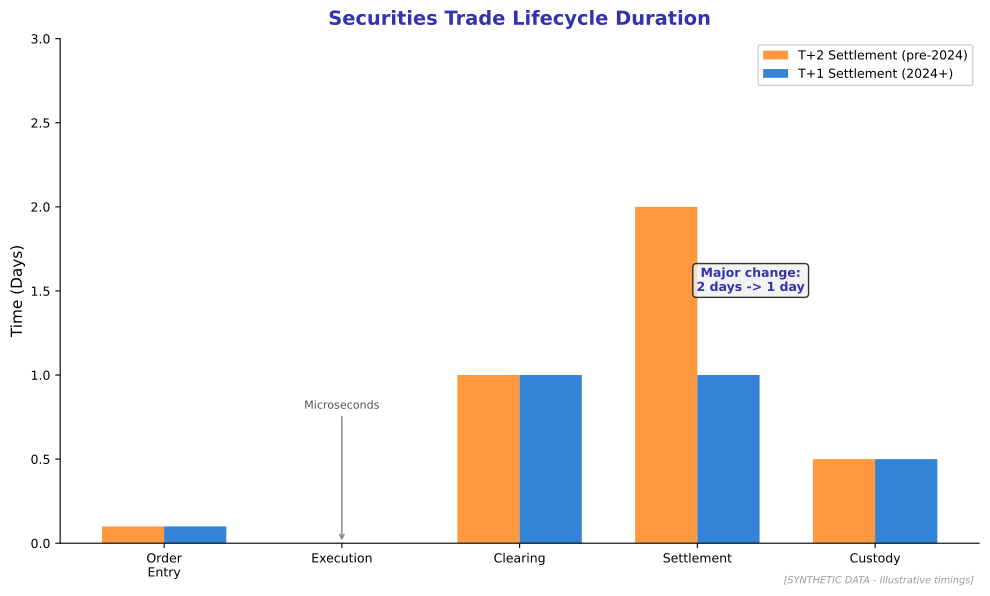

Source code (Python):
"""
Capital Markets Trade Lifecycle
Shows the stages of a securities trade

Output: capital_markets_workflow.pdf
Module: module_04_traditional
Lesson: 44 - Capital Markets Tech
"""

from pathlib import Path
import matplotlib.pyplot as plt
import numpy as np

plt.rcParams.update({
    'font.size': 10,
    'axes.labelsize': 10,
    'axes.titlesize': 11,
    'xtick.labelsize': 9,
    'ytick.labelsize': 9,
    'legend.fontsize': 9,
    'figure.figsize': (10, 6),
    'figure.dpi': 150
})

MLPURPLE = '#3333B2'
MLBLUE = '#0066CC'
MLORANGE = '#FF7F0E'
MLGREEN = '#2CA02C'
MLLAVENDER = '#ADADE0'

def create_chart():
    fig, ax = plt.subplots(figsize=(10, 6))

    # Trade lifecycle stages with typical timings (in different units)
    stages = ['Order\nEntry', 'Execution', 'Clearing', 'Settlement', 'Custody']

    # Time ranges showing pre-T+1 vs T+1 settlement
    pre_t1_times = [0.1, 0.001, 1, 2, 0.5]  # Time in days (approximate)
    t1_times = [0.1, 0.001, 1, 1, 0.5]  # T+1 settlement

    x = np.arange(len(stages))
    width = 0.35

    bars1 = ax.bar(x - width/2, pre_t1_times, width, label='T+2 Settlement (pre-2024)',
                   color=MLORANGE, alpha=0.8)
    bars2 = ax.bar(x + width/2, t1_times, width, label='T+1 Settlement (2024+)',
                   color=MLBLUE, alpha=0.8)

    ax.set_ylabel('Time (Days)', fontsize=11)
    ax.set_title('Securities Trade Lifecycle Duration', fontsize=14,
                 fontweight='bold', color=MLPURPLE, pad=10)

    ax.set_xticks(x)
    ax.set_xticklabels(stages)
    ax.legend(loc='upper right', framealpha=0.9)

    # Add annotations for key stages
    ax.annotate('Microseconds', xy=(1, 0.001), xytext=(1, 0.8),
                fontsize=8, ha='center', arrowprops=dict(arrowstyle='->', color='gray'),
                color='#555555')

    ax.annotate('Major change:\n2 days -> 1 day', xy=(3.3, 1.5), fontsize=9,
                ha='center', color=MLPURPLE, fontweight='bold',
                bbox=dict(boxstyle='round', facecolor='#f0f0f0', alpha=0.8))

    ax.set_ylim(0, 3)

    # Remove top and right spines
    ax.spines['top'].set_visible(False)
    ax.spines['right'].set_visible(False)

    fig.text(0.98, 0.02, '[SYNTHETIC DATA - Illustrative timings]',
             fontsize=7, color='#999999', ha='right', style='italic')

    plt.tight_layout()

    output_path = Path(__file__).parent / 'capital_markets_workflow.pdf'
    plt.savefig(output_path, format='pdf', dpi=300, bbox_inches='tight')
    plt.close()
    print(f"Chart saved to: {output_path}")
    return output_path

if __name__ == '__main__':
    create_chart()
